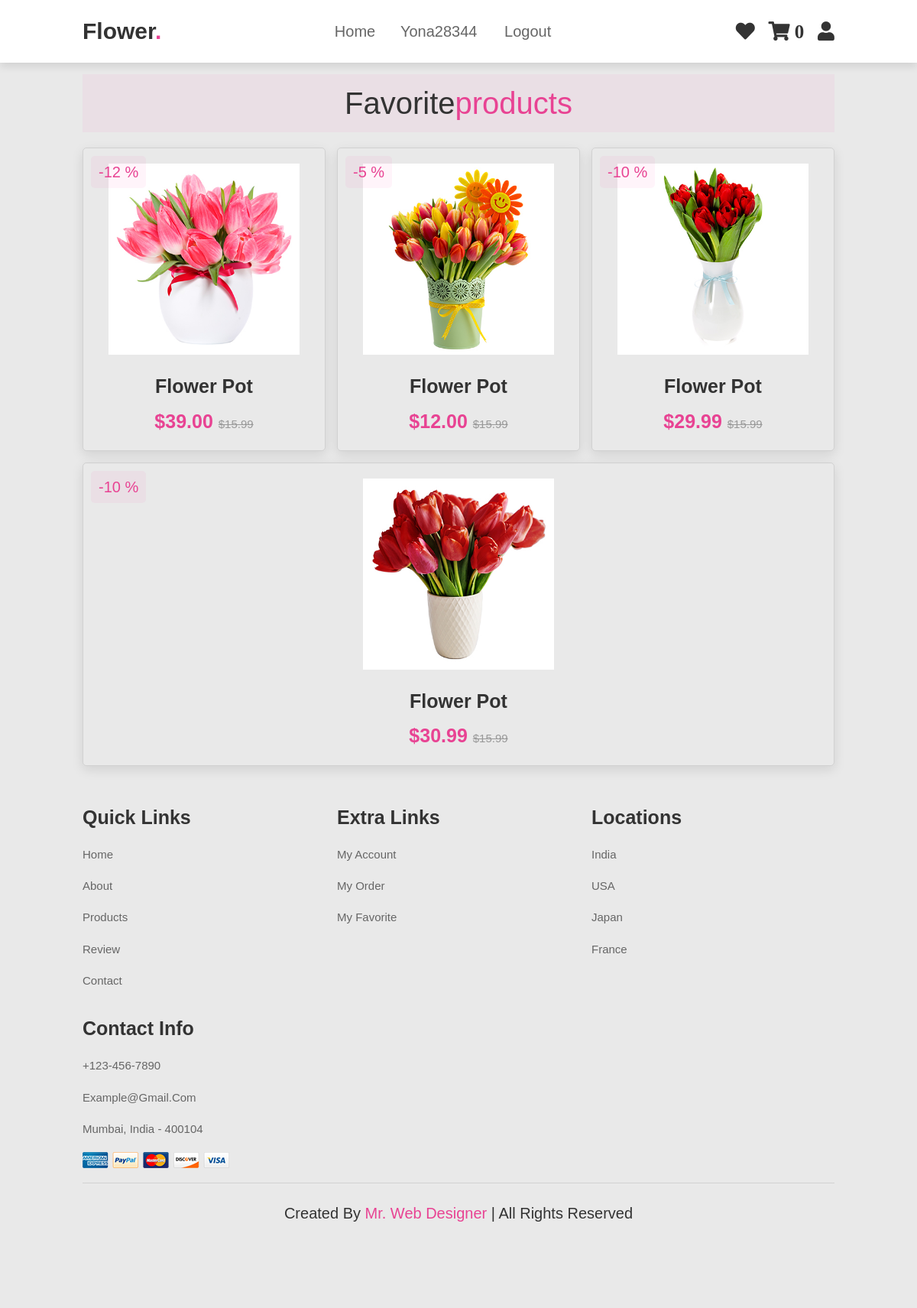
The page /flower_fav_list/ (signed in) on the database its author committed.
### store/models.py (models this page shows, shortened)
class Order(models.Model):
    user = models.ForeignKey(User, on_delete=models.CASCADE)
    items = models.ManyToManyField(OrderItem)
    ordered = models.BooleanField(default=False)
    start_date = models.DateTimeField(auto_now_add=True)
    ordered_date = models.DateTimeField(auto_now=True)
    class Meta:
        verbose_name = _("Order")
        verbose_name_plural = _("Orders")

class Item(models.Model):
    name = models.CharField(max_length=200)
    price = models.DecimalField(max_digits=5, decimal_places=2)
    discount = models.IntegerField(blank=True)
    image = models.ImageField(upload_to='images', blank=True)
    created_at = models.DateTimeField( auto_now_add=True)
    slug = models.SlugField(blank=True , null=True)
    favorite = models.ManyToManyField(User, related_name="favorite" ,  blank=True)
    quantity = models.IntegerField(default=1)
    class Meta:
        verbose_name = _("Item")
        verbose_name_plural = _("Items")
        ordering = ('name',)

### store/views.py (the view)
# urls.py: path('flower_fav_list/', views.flower_fav_list , name='flower_fav_list'),
def flower_fav_list(request):
    user = request.user
    favorite_flowers = user.favorite.all()
    context = {
        'favorite_flowers': favorite_flowers
    }
    return render(request , 'store/favorite_flowers.html', context)

### store/templatetags/cart_template_tags.py (called while the page is built)
@register.filter
def cart_item_count(user):
    if user.is_authenticated:
        qs = Order.objects.filter(user=user, ordered=False)
        if qs.exists():
            return qs[0].items.count()
    return 0

### templates/store/favorite_flowers.html (shortened to what this page needs)
{% extends 'base.html' %}
{% load static %}
{% load social_share %}
{% block content  %}
<section class="products" id="products">
    <br>
    <br>
    <br>
    <br>
    <h1 class="heading"> favorite<span>products</span> </h1>
    <div class="box-container">
        {% for flower in  favorite_flowers   %}
        <div class="box">
            <span class="discount">-{{ flower.discount }} %</span>
            <div class="image">
                <img src="{{ flower.image.url }} " alt="">
            </div>
            <div class="content">
                <h3>{{ flower.name }} </h3>
                <div class="price"> ${{ flower.price }} <span>$15.99</span> </div>
            </div>
        </div>
        {% empty %}
        <div class="content">
            <h3> No favorite flowers yet !</h3>
        </div>
        {% endfor %}
    </div>
</section>
{% endblock content  %}

### templates/base.html (shortened to what this page needs)
{% load static %}
{% load social_share %}
{% load cart_template_tags %}
<!DOCTYPE html>
<html lang="en">
<head>
    <link rel="stylesheet" href="https://cdnjs.cloudflare.com/ajax/libs/font-awesome/5.15.3/css/all.min.css">
    <link rel="stylesheet" href="{% static 'css/style.css' %}">
</head>
<body>
<header>
    <a href="#" class="logo">flower<span>.</span></a>
    <nav class="navbar">
        <a href="{% url 'home' %}">home</a>
        {% if user.is_authenticated  %}
        <a href="#">{{ user.username }} </a>
        <a href="{% url 'logout' %}">logout</a>
        {% else %}
        <a href="{% url 'register' %}">register</a>
        <a href="{% url 'login' %}">login</a>
        {% endif %}
    </nav>
    <div class="icons">
        <a href="{% url 'flower_fav_list' %}" class="fas fa-heart"></a>
        <a href="#" class="fas fa-shopping-cart">
            {{ request.user| cart_item_count}}
        </a>
        <a href="{%url 'profile' %}" class="fas fa-user"></a>
    </div>
</header>
{% block content  %}
{% endblock content  %}
<section class="footer">
    <div class="box-container">
        <div class="box">
            <h3>quick links</h3>
            <a href="#">home</a>
            <a href="#">about</a>
            <a href="#">products</a>
            <a href="#">review</a>
            <a href="#">contact</a>
        </div>
        <div class="box">
            <h3>extra links</h3>
            <a href="#">my account</a>
            <a href="#">my order</a>
            <a href="#">my favorite</a>
        </div>
        <div class="box">
            <h3>locations</h3>
            <a href="#">india</a>
            <a href="#">USA</a>
            <a href="#">japan</a>
            <a href="#">france</a>
        </div>
        <div class="box">
            <h3>contact info</h3>
            <a href="#">+123-456-7890</a>
            <a href="#">example@gmail.com</a>
            <a href="#">mumbai, india - 400104</a>
            <img src="{% static 'images/payment.png' %}" alt="">
        </div>
    </div>
    <div class="credit"> created by <span> mr. web designer </span> | all rights reserved </div>
</section>
</body>
</html>

### static/css/style.css (style rules this page uses)
:root { --pink:#e84393; }
* { margin:0; padding:0; box-sizing: border-box; font-family: Verdana, Geneva, Tahoma, sans-serif; outline: none; border:none; text-decoration: none; text-transform: capitalize; transition: .2s linear; }
html { font-size: 62.5%; scroll-behavior: smooth; scroll-padding-top: 6rem; overflow-x: hidden; }
section { padding:2rem 9%; }
.heading { text-align: center; font-size: 4rem; color:#333; padding:1rem; margin:2rem 0; background:rgba(255, 51, 153,.05); }
.heading span { color:var(--pink); }
header { position: fixed; top:0; left:0; right:0; background:#fff; padding:2rem 9%; display: flex; align-items: center; justify-content: space-between; z-index: 1000; box-shadow: 0 .5rem 1rem rgba(0,0,0,.1); }
header .logo { font-size: 3rem; color:#333; font-weight: bolder; }
header .logo span { color:var(--pink); }
header .navbar a { font-size: 2rem; padding:0 1.5rem; color:#666; }
header .icons a { font-size: 2.5rem; color:#333; margin-left: 1.5rem; }
.products .box-container { display: flex; flex-wrap: wrap; gap:1.5rem; }
.products .box-container .box { flex:1 1 30rem; box-shadow: 0 .5rem 1.5rem rgba(0,0,0,.1); border-radius: .5rem; border:.1rem solid rgba(0,0,0,.1); position: relative; }
.products .box-container .box .discount { position: absolute; top:1rem; left:1rem; padding:.7rem 1rem; font-size: 2rem; color:var(--pink); background:rgba(255, 51, 153,.05); z-index: 1; border-radius: .5rem; }
.products .box-container .box .image { position: relative; text-align: center; padding-top: 2rem; overflow:hidden; }
.products .box-container .box .image img { height:25rem; }
.products .box-container .box .content { padding:2rem; text-align: center; }
.products .box-container .box .content h3 { font-size: 2.5rem; color:#333; }
.products .box-container .box .content .price { font-size: 2.5rem; color:var(--pink); font-weight: bolder; padding-top: 1rem; }
.products .box-container .box .content .price span { font-size: 1.5rem; color:#999; font-weight: lighter; text-decoration: line-through; }
.footer .box-container { display: flex; flex-wrap: wrap; gap:1.5rem; }
.footer .box-container .box { flex:1 1 25rem; }
.footer .box-container .box h3 { color:#333; font-size: 2.5rem; padding:1rem 0; }
.footer .box-container .box a { display: block; color:#666; font-size: 1.5rem; padding:1rem 0; }
.footer .box-container .box img { margin-top: 1rem; }
.footer .credit { text-align: center; padding:1.5rem; margin-top: 1.5rem; padding-top: 2.5rem; font-size: 2rem; color:#333; border-top: .1rem solid rgba(0,0,0,.1); padding-bottom: 9rem; }
.footer .credit span { color:var(--pink); }
body { margin: 0; color: #6a6f8c; background-image: url('images/bg.png'); font: 600 16px/18px 'Open Sans', sans-serif; }
a { color: inherit; text-decoration: none }
body { font: 100% / 1.414 "Open Sans", "Roboto", arial, sans-serif; background: #e9e9e9; }
a, [type="submit"] { transition: all .25s ease-in; }
h1, h2 { font-weight: 300; color: rgba(255, 255, 255, 1); }

### rows shown on the page
Item: discount "12", image (picture), name "Flower Pot", price "39.00"
Item: discount "5", image (picture), name "Flower Pot", price "12.00"
Item: discount "10", image (picture), name "Flower Pot", price "29.99"
Item: discount "10", image (picture), name "Flower Pot", price "30.99"

### other values the page prints
{{ user.username }} "Yona28344"
{{ request.user| cart_item_count }} "0"
